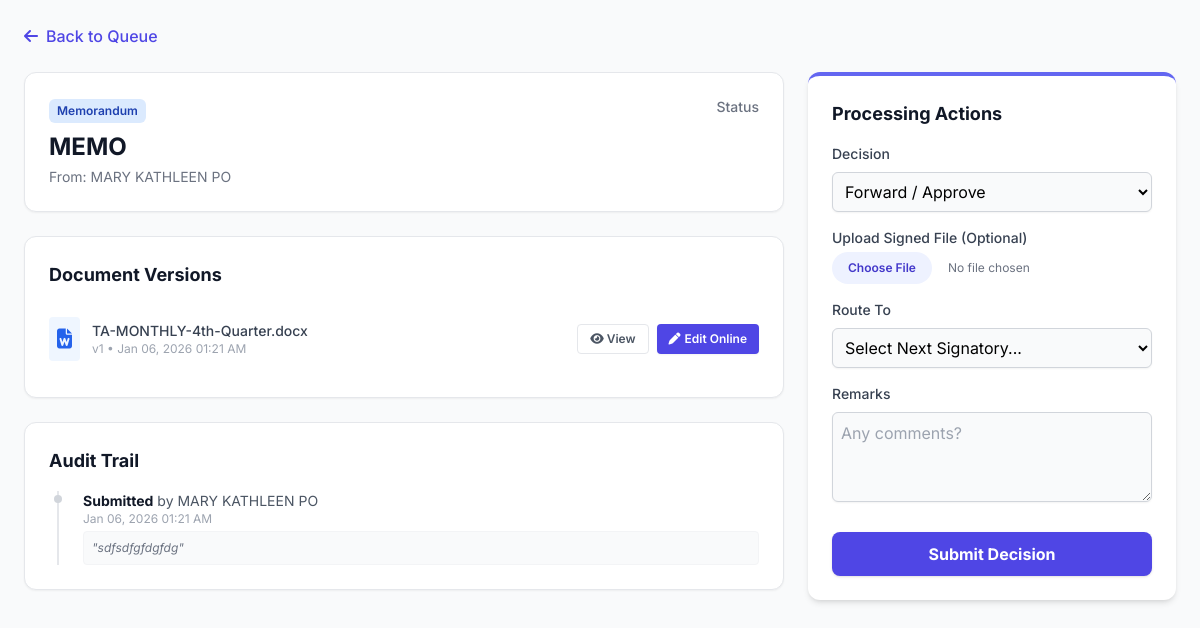
Before: /view_document.php?id=20 (signed in) with the older database file.
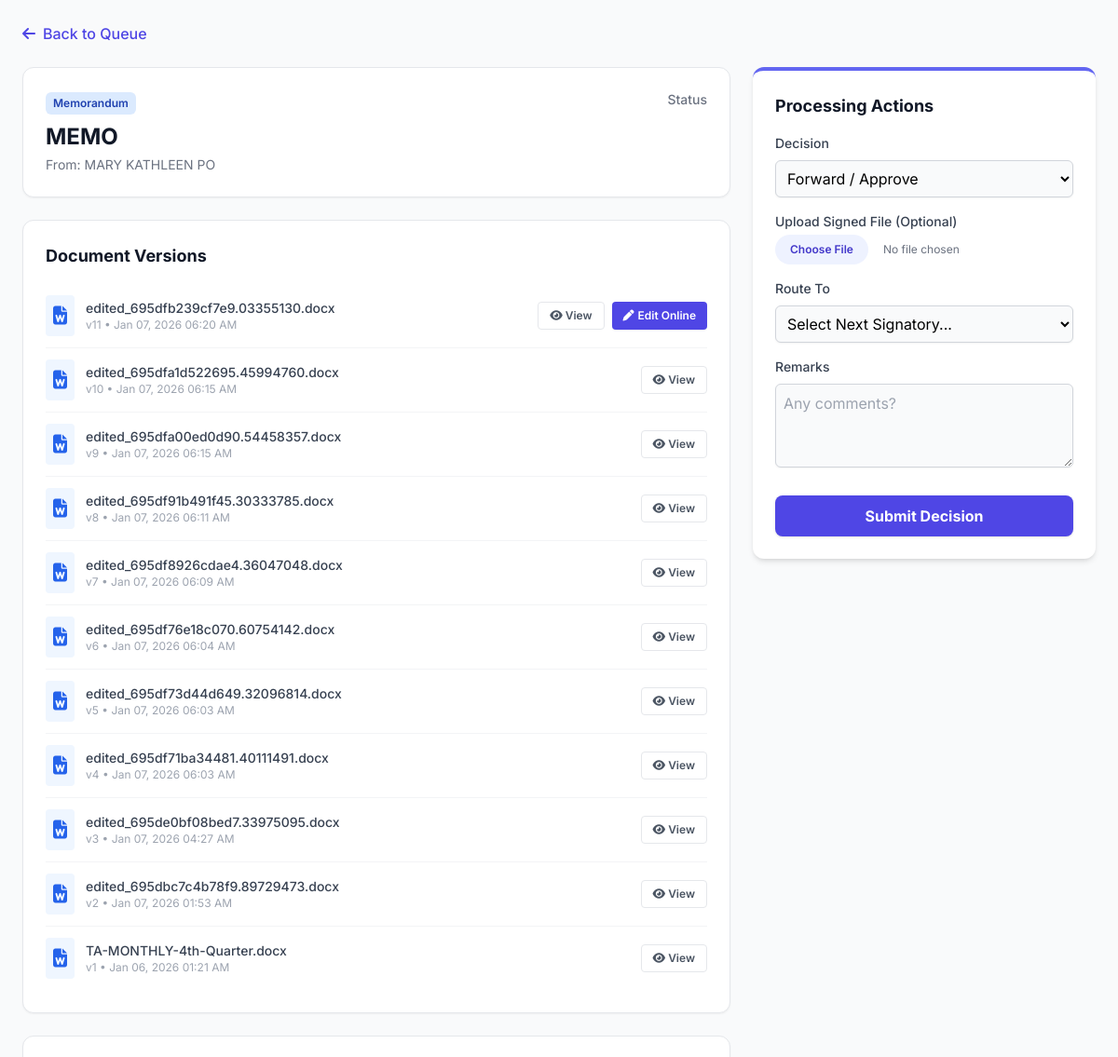
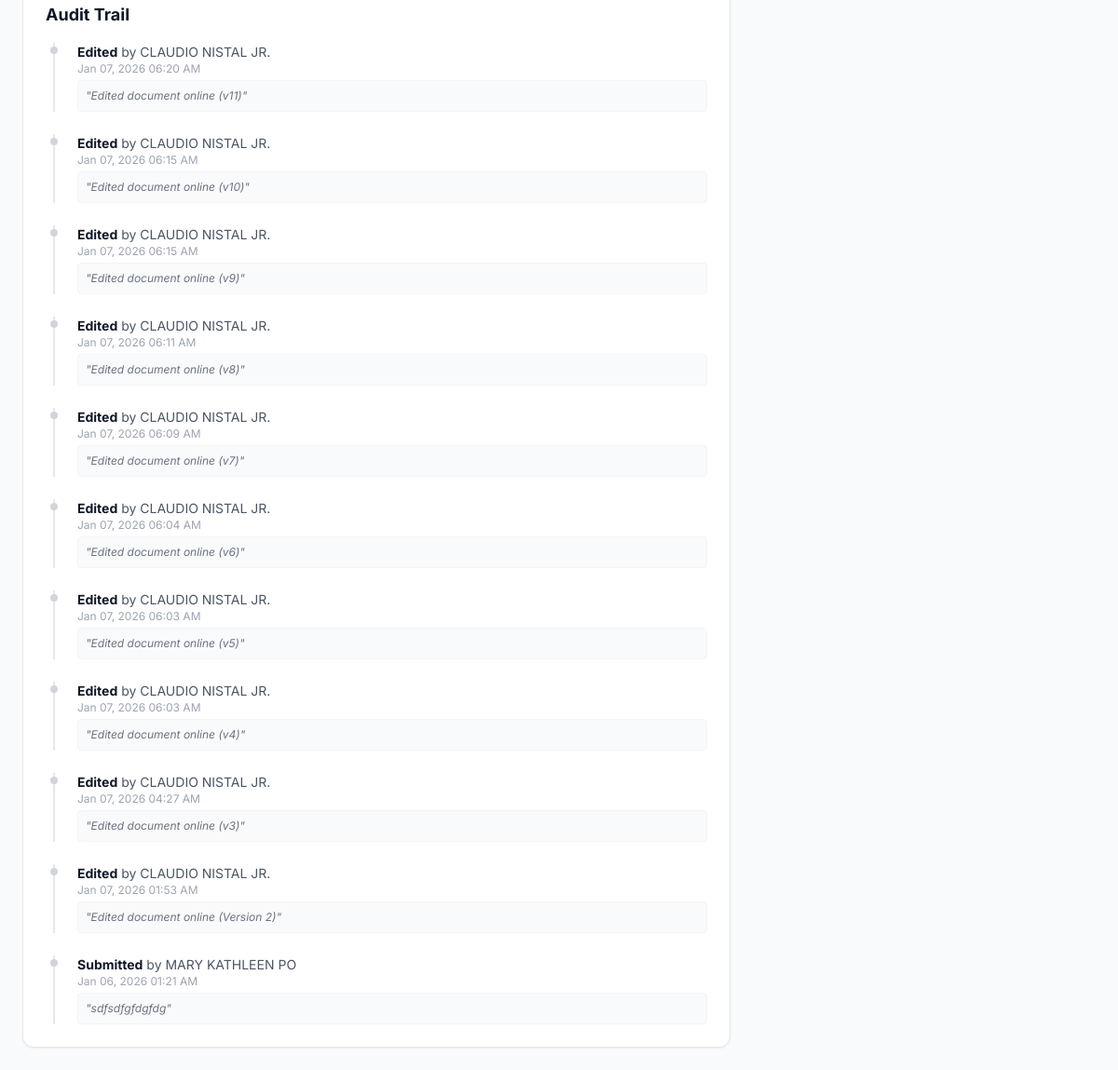
After: the same page with the newer database file (2 pictures, top to bottom).
### tables this page shows
CREATE TABLE `documents` (
  `doc_id` int(11) NOT NULL,
  `title` varchar(255) NOT NULL,
  `doc_type` varchar(100) NOT NULL,
  `status` enum('Draft','Review','Signing','Completed','Returned','Archived') NOT NULL,
  `initiator_id` int(11) NOT NULL,
  `current_owner_id` int(11) DEFAULT NULL,
  `created_at` timestamp NOT NULL DEFAULT current_timestamp(),
  `updated_at` timestamp NOT NULL DEFAULT current_timestamp() ON UPDATE current_timestamp()
);

CREATE TABLE `users` (
  `user_id` int(11) NOT NULL,
  `email` varchar(255) NOT NULL,
  `password_hash` varchar(255) NOT NULL,
  `first_name` varchar(100) NOT NULL,
  `middle_name` varchar(100) DEFAULT NULL,
  `last_name` varchar(100) NOT NULL,
  `suffix` varchar(20) DEFAULT NULL,
  `position` varchar(100) DEFAULT NULL,
  `designation` varchar(100) DEFAULT NULL,
  `division` varchar(100) DEFAULT NULL,
  `sex` enum('Male','Female','Other','Prefer not to say') DEFAULT NULL,
  `contact_number` varchar(50) DEFAULT NULL,
  `role` enum('Initiator','Section Chief','Division Chief','ARD','RED','Records Office','Admin') NOT NULL DEFAULT 'Initiator',
  `status` varchar(50) NOT NULL DEFAULT 'Pending',
  `verification_token` varchar(255) DEFAULT NULL,
  `token_expiry` datetime DEFAULT NULL,
  `reset_token` varchar(255) DEFAULT NULL,
  `reset_token_expiry` datetime DEFAULT NULL,
  `created_at` timestamp NOT NULL DEFAULT current_timestamp(),
  `otos_userlink` int(11) NOT NULL,
  `profile_picture_path` varchar(255) DEFAULT NULL
);

CREATE TABLE `document_files` (
  `file_id` int(11) NOT NULL,
  `doc_id` int(11) NOT NULL,
  `uploader_id` int(11) NOT NULL,
  `filename` varchar(255) NOT NULL COMMENT 'Original file name',
  `filepath` varchar(255) NOT NULL COMMENT 'Stored file path',
  `version` int(11) NOT NULL DEFAULT 1,
  `created_at` timestamp NOT NULL DEFAULT current_timestamp()
);

CREATE TABLE `document_actions` (
  `action_id` int(11) NOT NULL,
  `doc_id` int(11) NOT NULL,
  `user_id` int(11) NOT NULL,
  `action` varchar(255) NOT NULL COMMENT 'e.g., Submitted, Drafted, Approved, Signed, Returned',
  `message` text DEFAULT NULL,
  `created_at` timestamp NOT NULL DEFAULT current_timestamp()
);

### view_document.php (the view, shortened to what this page needs)
<?php
require_once 'db.php';
$doc_id = intval($_GET['id']);
$user_id = $_SESSION['user_id'];
$sql_doc = "SELECT d.*, u.first_name as init_fname, u.last_name as init_lname, co.first_name as owner_fname, co.last_name as owner_lname FROM documents d JOIN users u ON d.initiator_id = u.user_id LEFT JOIN users co ON d.current_owner_id = co.user_id WHERE d.doc_id = ?";
$stmt = $conn->prepare($sql_doc);
$stmt->bind_param("i", $doc_id);
$stmt->execute();
$doc = $stmt->get_result()->fetch_assoc();
$sql_files = "SELECT * FROM document_files WHERE doc_id = ? ORDER BY version DESC";
$stmt_files = $conn->prepare($sql_files);
$stmt_files->bind_param("i", $doc_id);
$stmt_files->execute();
$files = $stmt_files->get_result();
$file_list = [];
while($f = $files->fetch_assoc()) {
    $file_list[] = $f;
}
$sql_hist = "SELECT da.*, u.first_name, u.last_name FROM document_actions da JOIN users u ON da.user_id = u.user_id WHERE da.doc_id = ? ORDER BY da.created_at DESC";
$stmt_hist = $conn->prepare($sql_hist);
$stmt_hist->bind_param("i", $doc_id);
$stmt_hist->execute();
$history = $stmt_hist->get_result();
?>
<!DOCTYPE html>
<html lang="en">
<head>
    <script src="https://cdn.tailwindcss.com"></script>
    <link rel="stylesheet" href="https://cdnjs.cloudflare.com/ajax/libs/font-awesome/6.4.0/css/all.min.css">
</head>
<body class="bg-gray-50 p-6">
<div class="max-w-7xl mx-auto mb-6">
    <a href="my_queue.php" class="text-indigo-600 hover:text-indigo-800 font-medium flex items-center gap-2">
        <i class="fas fa-arrow-left"></i> Back to Queue
    </a>
</div>
<div class="max-w-7xl mx-auto grid grid-cols-1 lg:grid-cols-3 gap-6">
    <div class="lg:col-span-2 space-y-6">
        <div class="bg-white p-6 rounded-xl shadow-sm border border-gray-200">
            <div class="flex justify-between items-start">
                <div>
                    <span class="inline-block px-2 py-1 text-xs font-semibold rounded-md bg-blue-100 text-blue-800 mb-2">
                        <?php echo htmlspecialchars($doc['doc_type']); ?>
                    </span>
                    <h1 class="text-2xl font-bold text-gray-900"><?php echo htmlspecialchars($doc['title']); ?></h1>
                    <p class="text-sm text-gray-500 mt-1">
                        From: <?php echo htmlspecialchars($doc['init_fname'] . ' ' . $doc['init_lname']); ?>
                    </p>
                </div>
                <div class="text-right">
                    <div class="text-sm font-medium text-gray-500">Status</div>
                </div>
            </div>
        </div>
        <div class="bg-white p-6 rounded-xl shadow-sm border border-gray-200">
            <div class="flex justify-between items-center mb-4">
                <h3 class="text-lg font-bold text-gray-900">Document Versions</h3>
            </div>
            <?php if (count($file_list) > 0): ?>
                <ul class="divide-y divide-gray-100">
                    <?php foreach($file_list as $index => $file): ?>
                        <?php
                            $f_ext = strtolower(pathinfo($file['filename'], PATHINFO_EXTENSION));
                            $is_docx = ($f_ext === 'docx');
                            $is_latest = ($index === 0);
                        ?>
                        <li class="py-3 flex justify-between items-center">
                            <div class="flex items-center gap-3">
                                <div class="bg-blue-50 p-2 rounded text-blue-600">
                                    <i class="fas fa-file-word text-xl"></i>
                                </div>
                                <div>
                                    <span class="block text-sm text-gray-700 font-medium"><?php echo htmlspecialchars($file['filename']); ?></span>
                                    <span class="block text-xs text-gray-400">
                                        v<?php echo $file['version']; ?> &bull;
                                        <?php echo date('M d, Y h:i A', strtotime($file['created_at'])); ?>
                                    </span>
                                </div>
                            </div>
                            <div class="flex gap-2">
                                <button type="button"
                                        onclick="openViewer('<?php echo htmlspecialchars($file['filepath']); ?>', '<?php echo htmlspecialchars($file['filename']); ?>', '<?php echo $f_ext; ?>')"
                                        class="text-xs font-semibold text-gray-600 hover:text-gray-900 border px-3 py-1.5 rounded hover:bg-gray-50 transition">
                                    <i class="fas fa-eye"></i> View
                                </button>
                                <?php if ($is_docx && $is_latest && $doc['current_owner_id'] == $user_id): ?>
                                    <button type="button"
                                            onclick="openEditor('<?php echo htmlspecialchars($file['filepath']); ?>')"
                                            class="text-xs font-semibold text-white bg-indigo-600 hover:bg-indigo-700 px-3 py-1.5 rounded shadow-sm transition flex items-center gap-1">
                                        <i class="fas fa-pen"></i> Edit Online
                                    </button>
                                <?php endif; ?>
                            </div>
                        </li>
                    <?php endforeach; ?>
                </ul>
            <?php else: ?>
                <p class="text-gray-500 text-sm italic">No files attached yet.</p>
            <?php endif; ?>
        </div>
        <div class="bg-white p-6 rounded-xl shadow-sm border border-gray-200">
            <h3 class="text-lg font-bold text-gray-900 mb-4">Audit Trail</h3>
            <div class="space-y-6 pl-2">
                <?php while($log = $history->fetch_assoc()): ?>
                    <div class="relative pl-6 border-l-2 border-gray-200">
                        <div class="absolute -left-[5px] top-1 h-2 w-2 rounded-full bg-gray-300"></div>
                        <div class="text-sm">
                            <span class="font-bold text-gray-900"><?php echo htmlspecialchars($log['action']); ?></span>
                            <span class="text-gray-600">by <?php echo htmlspecialchars($log['first_name'] . ' ' . $log['last_name']); ?></span>
                        </div>
                        <div class="text-xs text-gray-400 mb-1"><?php echo date('M d, Y h:i A', strtotime($log['created_at'])); ?></div>
                        <?php if(!empty($log['message'])): ?>
                            <div class="text-xs bg-gray-50 p-2 rounded text-gray-500 italic border border-gray-100 mt-1">
                                "<?php echo htmlspecialchars($log['message']); ?>"
                            </div>
                        <?php endif; ?>
                    </div>
                <?php endwhile; ?>
            </div>
        </div>
    </div>
    <div class="lg:col-span-1">
        <?php if ($doc['current_owner_id'] == $user_id): ?>
            <div class="bg-white p-6 rounded-xl shadow-md border-t-4 border-indigo-500 sticky top-6">
                <h3 class="text-lg font-bold text-gray-900 mb-4">Processing Actions</h3>
                <form action="" method="POST" enctype="multipart/form-data">
                    <div class="mb-4">
                        <label class="block text-sm font-medium text-gray-700 mb-2">Decision</label>
                        <select name="action_type" id="action_type" onchange="toggleNextUser()"
                                class="w-full border-gray-300 rounded-md shadow-sm focus:ring-indigo-500 focus:border-indigo-500 p-2 border bg-gray-50">
                            <option value="Forward">Forward / Approve</option>
                        </select>
                    </div>
                    <div class="mb-4">
                        <label class="block text-sm font-medium text-gray-700 mb-1">Upload Signed File (Optional)</label>
                        <input type="file" name="signed_file" class="block w-full text-xs text-gray-500 file:mr-4 file:py-2 file:px-4 file:rounded-full file:border-0 file:text-xs file:font-semibold file:bg-indigo-50 file:text-indigo-700 hover:file:bg-indigo-100">
                    </div>
                    <div class="mb-4" id="next_user_div">
                        <label class="block text-sm font-medium text-gray-700 mb-2">Route To</label>
                        <select name="next_user_id" class="w-full border-gray-300 rounded-md shadow-sm focus:ring-indigo-500 focus:border-indigo-500 p-2 border bg-gray-50">
                            <option value="">Select Next Signatory...</option>
                        </select>
                    </div>
                    <div class="mb-6">
                        <label class="block text-sm font-medium text-gray-700 mb-2">Remarks</label>
                        <textarea name="remarks" rows="3" class="w-full border-gray-300 rounded-md shadow-sm focus:ring-indigo-500 focus:border-indigo-500 p-2 border bg-gray-50" placeholder="Any comments?"></textarea>
                    </div>
                    <button type="submit" onclick="return confirm('Process this document?')" class="w-full bg-indigo-600 hover:bg-indigo-700 text-white font-bold py-2.5 rounded-lg shadow transition">
                        Submit Decision
                    </button>
                </form>
            </div>
        <?php endif; ?>
    </div>
</div>
</body>
</html>

### view_document.php (style rules this page uses)
body { font-family: 'Inter', sans-serif; }

Changed rows visible on the page:
added document_files: filename "edited_695dfb239cf7e9.03355130.docx", version "11", created_at "Jan 07, 2026 06:20 AM"
added document_files: filename "edited_695dfa1d522695.45994760.docx", version "10", created_at "Jan 07, 2026 06:15 AM"
added document_files: filename "edited_695dfa00ed0d90.54458357.docx", version "9", created_at "Jan 07, 2026 06:15 AM"
added document_files: filename "edited_695df91b491f45.30333785.docx", version "8", created_at "Jan 07, 2026 06:11 AM"
added document_files: filename "edited_695df8926cdae4.36047048.docx", version "7", created_at "Jan 07, 2026 06:09 AM"
added document_files: filename "edited_695df76e18c070.60754142.docx", version "6", created_at "Jan 07, 2026 06:04 AM"
added document_files: filename "edited_695df73d44d649.32096814.docx", version "5", created_at "Jan 07, 2026 06:03 AM"
added document_files: filename "edited_695df71ba34481.40111491.docx", version "4", created_at "Jan 07, 2026 06:03 AM"
added document_files: filename "edited_695de0bf08bed7.33975095.docx", version "3", created_at "Jan 07, 2026 04:27 AM"
added document_files: filename "edited_695dbc7c4b78f9.89729473.docx", version "2", created_at "Jan 07, 2026 01:53 AM"
shown differently, row unchanged: document_files "TA-MONTHLY-4th-Quarter.docx": no longer shows "Edit Online"
added document_actions: action "Edited", user.last_name "CLAUDIO NISTAL JR.", created_at "Jan 07, 2026 06:20 AM", message "Edited document online (v11)"
added document_actions: action "Edited", user.last_name "CLAUDIO NISTAL JR.", created_at "Jan 07, 2026 06:15 AM", message "Edited document online (v10)"
added document_actions: action "Edited", user.last_name "CLAUDIO NISTAL JR.", created_at "Jan 07, 2026 06:15 AM", message "Edited document online (v9)"
added document_actions: action "Edited", user.last_name "CLAUDIO NISTAL JR.", created_at "Jan 07, 2026 06:11 AM", message "Edited document online (v8)"
added document_actions: action "Edited", user.last_name "CLAUDIO NISTAL JR.", created_at "Jan 07, 2026 06:09 AM", message "Edited document online (v7)"
added document_actions: action "Edited", user.last_name "CLAUDIO NISTAL JR.", created_at "Jan 07, 2026 06:04 AM", message "Edited document online (v6)"
added document_actions: action "Edited", user.last_name "CLAUDIO NISTAL JR.", created_at "Jan 07, 2026 06:03 AM", message "Edited document online (v5)"
added document_actions: action "Edited", user.last_name "CLAUDIO NISTAL JR.", created_at "Jan 07, 2026 06:03 AM", message "Edited document online (v4)"
added document_actions: action "Edited", user.last_name "CLAUDIO NISTAL JR.", created_at "Jan 07, 2026 04:27 AM", message "Edited document online (v3)"
added document_actions: action "Edited", user.last_name "CLAUDIO NISTAL JR.", created_at "Jan 07, 2026 01:53 AM", message "Edited document online (Version 2)"
